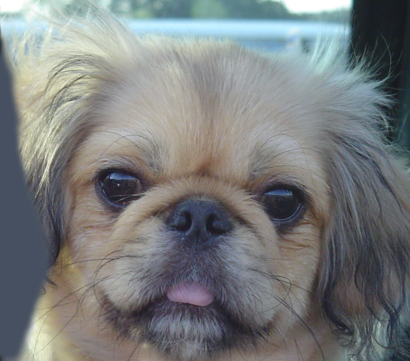
//> input picture test_picture/dog.bmp, 410 x 361 px
$ ./edge_detection   (built with g++ and OpenCV 4)
//> lines starting //> are read from the running program, lines starting //| are printed output that depends on the picture
#include <iostream>
#include <opencv2/core.hpp>
#include <opencv2/highgui.hpp>
#include <opencv2/imgproc.hpp>
#include "math.h"
#include <queue>

using namespace std;
using namespace cv;

#define k_size 3//卷积核大小
#define sigma 1//sigma越大，平滑效果越明显

class node {
public:
	int x;
	int y;
	node(int x, int y) {
		this->x = x;
		this->y = y;
	}
	node()
	{
		this->x = 0;
		this->y = 0;
	}
};

int high_threshold = 100;
int low_threshold = 0;
const double PI = 4.0*atan(1.0);//π
double gaus[k_size][k_size];

Mat val, edge, dst, area;

bool Max(uchar x, uchar a, uchar b)
{
	//考虑是否可以等
	if ((double)x >= (double)a && (double)x >= (double)b)
		return true;
	return false;
}

void GetgaussianKernel()
{
	int center = k_size / 2;
	double sum = 0;

	for (int i = 0; i < k_size; i++)
	{
		for (int j = 0; j < k_size; j++)
		{
			gaus[i][j] = exp(-((i - center)*(i - center) + (j - center)*(j - center)) / (2 * sigma*sigma));
			sum += gaus[i][j];
		}
	}
	for (int i = 0; i < k_size; i++)
		for (int j = 0; j < k_size; j++)
			gaus[i][j] /= sum;
}

Mat GaussianFilter(Mat src)
{
	Mat dst;
	GetgaussianKernel();//生成高斯卷积核矩阵
	Mat gaus_kern = Mat(k_size, k_size, CV_64F, gaus);
	filter2D(src, dst, src.depth(), gaus_kern);
	//namedWindow("gaussian_filter", WINDOW_AUTOSIZE);
	//imshow("gaussian_filter", dst);
	return dst;
}

//计算梯度值和梯度方向
void SobelFilter(Mat src, Mat &dir)
{
	Mat gx, gy;
	//转换成double
	src.convertTo(src, CV_64F);
	Sobel(src, gx, src.depth(), 1, 0, 3);
	Sobel(src, gy, src.depth(), 0, 1, 3);
	gx.convertTo(gx, CV_64F);
	gy.convertTo(gy, CV_64F);

	magnitude(gx, gy, val);
	val.convertTo(val, CV_8U);
	int row = src.rows;
	int col = src.cols;

	//默认返回的是弧度制，换算成角度制
	for (int i = 0; i < row; i++)
		for (int j = 0; j < col; j++)
			dir.at<double>(i, j) = atan2(gy.at<double>(i, j), gx.at<double>(i, j)) * 180 / PI;
}

//val不符合要求的值置为0
void NonMaxSuppression(Mat dir)
{
	//原图片扩展0，否则后面循环矩阵越界
	copyMakeBorder(val, val, 1, 1, 1, 1, BorderTypes::BORDER_CONSTANT);
	copyMakeBorder(dir, dir, 1, 1, 1, 1, BorderTypes::BORDER_CONSTANT);
	int row = val.rows;
	int col = val.cols;

	for (int i = 1; i < row - 1; i++)
	{
		for (int j = 1; j < col - 1; j++)
		{
			if ((dir.at<double>(i, j) >= -22.5 && dir.at<double>(i, j) < 22.5)
				| (dir.at<double>(i, j) >= 157.5 && dir.at<double>(i, j) <= 180)
				| (dir.at<double>(i, j) < -157.5))
			{
				if (!Max(val.at<uchar>(i, j), val.at<uchar>(i + 1, j), val.at<uchar>(i - 1, j)))
					val.at<uchar>(i, j) = 0;
			}
			else if ((dir.at<double>(i, j) >= 22.5 && dir.at<double>(i, j) < 67.5)
				| (dir.at<double>(i, j) >= -157.5 && dir.at<double>(i, j) < -112.5))
			{
				if (!Max(val.at<uchar>(i, j), val.at<uchar>(i + 1, j + 1), val.at<uchar>(i - 1, j - 1)))
					val.at<uchar>(i, j) = 0;
			}
			else if ((dir.at<double>(i, j) >= 67.5 && dir.at<double>(i, j) < 112.5)
				| (dir.at<double>(i, j) >= -112.5 && dir.at<double>(i, j) < -67.5))
			{
				if (!Max(val.at<uchar>(i, j), val.at<uchar>(i, j + 1), val.at<uchar>(i, j - 1)))
					val.at<uchar>(i, j) = 0;
			}
			else if ((dir.at<double>(i, j) >= 112.5 && dir.at<double>(i, j) < 157.5)
				| (dir.at<double>(i, j) >= -67.5 && dir.at<double>(i, j) < -22.5))
			{
				if (!Max(val.at<uchar>(i, j), val.at<uchar>(i - 1, j + 1), val.at<uchar>(i + 1, j - 1)))
					val.at<uchar>(i, j) = 0;
			}
		}
	}
}

void bfs(Mat &in, node current)
{
	queue<node> q;
	int x, y;
	int row = in.rows;
	int col = in.cols;
	q.push(current);
	while (!q.empty())
	{
		current = (q.front());
		x = current.x;
		y = current.y;
		area.at<uchar>(x, y) = 2;
		if (x - 1 >= 0)
		{
			if (area.at<uchar>(x - 1, y) == 1 && in.at<uchar>(x - 1, y) == 0)
			{
				q.push(node(x - 1, y));
				in.at<uchar>(x - 1, y) = 1;
			}
		}
		if (x + 1 < row)
		{
			if (area.at<uchar>(x + 1, y) == 1 && in.at<uchar>(x + 1, y) == 0)
			{
				q.push(node(x + 1, y));
				in.at<uchar>(x + 1, y) = 1;
			}
		}
		if (y - 1 >= 0)
		{
			if (area.at<uchar>(x, y - 1) == 1 && in.at<uchar>(x, y - 1) == 0)
			{
				q.push(node(x, y - 1));
				in.at<uchar>(x, y - 1) = 1;
			}
		}
		if (y + 1 < col)
		{
			if (area.at<uchar>(x, y + 1) == 1 && in.at<uchar>(x, y + 1) == 0)
			{
				q.push(node(x, y + 1));
				in.at<uchar>(x, y + 1) = 1;
			}
		}
		if (x + 1 < row &&y + 1 < col)
		{
			if (area.at<uchar>(x + 1, y + 1) == 1 && in.at<uchar>(x + 1, y + 1) == 0)
			{
				q.push(node(x + 1, y + 1));
				in.at<uchar>(x + 1, y + 1) = 1;
			}
		}
		if (x - 1 >= 0 && y + 1 < col)
		{
			if (area.at<uchar>(x - 1, y + 1) == 1 && in.at<uchar>(x - 1, y + 1) == 0)
			{
				q.push(node(x - 1, y + 1));
				in.at<uchar>(x - 1, y + 1) = 1;
			}
		}
		if (x - 1 >= 0 && y - 1 >= 0)
		{
			if (area.at<uchar>(x - 1, y - 1) == 1 && in.at<uchar>(x - 1, y - 1) == 0)
			{
				q.push(node(x - 1, y - 1));
				in.at<uchar>(x - 1, y - 1) = 1;
			}
		}
		if (x + 1 < row && y + 1 < col)
		{
			if (area.at<uchar>(x + 1, y + 1) == 1 && in.at<uchar>(x + 1, y + 1) == 0)
			{
				q.push(node(x + 1, y + 1));
				in.at<uchar>(x - 1, y + 1) = 1;
			}
		}
		q.pop();
	}
}

void ThresholdDetection(int, void*)
{
	high_threshold = low_threshold * 3;
	dst = val.clone();
	area = edge.clone();
	int row = val.rows;
	int col = val.cols;

	//确定一定是边的
	for (int i = 0; i < row; i++)
	{
		for (int j = 0; j < col; j++)
		{
			if (val.at<uchar>(i, j) >= high_threshold)
				area.at<uchar>(i, j) = 2;//一定是边
			else if (val.at<uchar>(i, j) < low_threshold)
				area.at<uchar>(i, j) = 0;//一定不是边
			else
				area.at<uchar>(i, j) = 1;//可能是边的
		}
	}

	//避免重复进入队列,做标记
	Mat in(row, col, CV_8U, Scalar::all(0));
	node current;
	for (int i = 0; i < row; i++)
	{
		for (int j = 0; j < col; j++)
		{
			if (area.at<uchar>(i, j) == 2 && in.at<uchar>(i, j) == 0)
			{
				current = node(i, j);
				bfs(in, current);
			}
		}
	}

	//最后确定边缘
	for (int i = 0; i < row; i++)
	{
		for (int j = 0; j < col; j++)
		{
			if (area.at<uchar>(i, j) == 0 || area.at<uchar>(i, j) == 1)
				dst.at<uchar>(i, j) = 0;
		}
	}
	imshow("edge_detection", dst);
}

int main()
{
	Mat src = imread("dog.bmp");
//> src is the input picture: 361 rows x 410 cols, CV_8UC3; mean B, G, R 125, 124.5, 121.2
	//判断图像是否加载成功
	if (src.data)
		cout << "图像加载成功!" << endl;
	else
	{
		cout << "图像加载失败!" << endl;
		system("pause");
		return -1;
	}

	Mat src_gray, src_low;

	//灰度处理，高斯滤波
	cvtColor(src, src_gray, COLOR_BGR2GRAY);
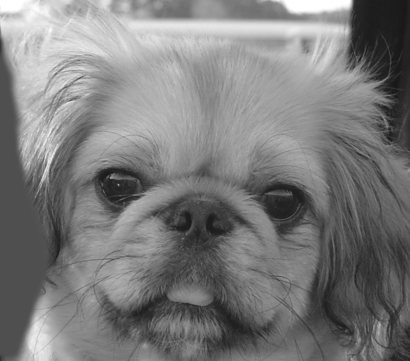
//> src_gray: 361 rows x 410 cols, CV_8UC1; min 23, max 255, mean 123.6
	src_low = GaussianFilter(src_gray);

	//Sobel算子计算梯度
	val = src_low.clone();
	Mat dir(src_low.rows, src_low.cols, CV_64F);
	SobelFilter(src_low, dir);
//> in SobelFilter, `Sobel(src, gx, src.depth(), 1, 0, 3);`:
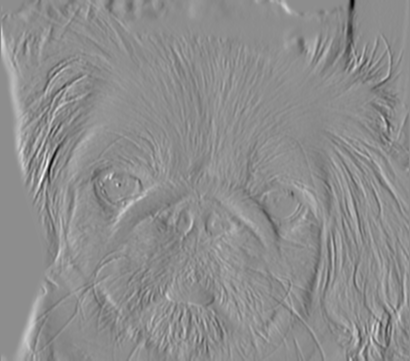
//> gx: 361 rows x 410 cols, CV_64FC1; min -374, max 298, mean -0.5; drawn with min black and max white
//> in SobelFilter, `Sobel(src, gy, src.depth(), 0, 1, 3);`:
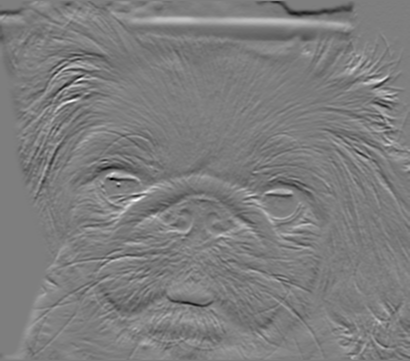
//> gy: 361 rows x 410 cols, CV_64FC1; min -280, max 286, mean -1; drawn with min black and max white
//> after the loop in SobelFilter, `for (int i = 0; i < row; i++)`:
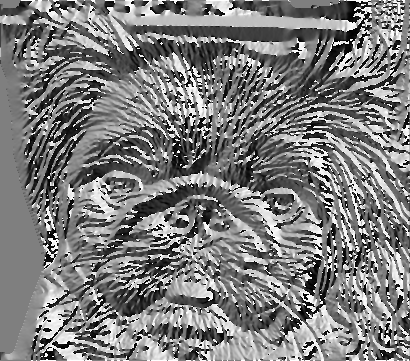
//> dir: 361 rows x 410 cols, CV_64FC1; min -179.5, max 180, mean -2.7; drawn with min black and max white
	//namedWindow("sobel", WINDOW_AUTOSIZE);
	//imshow("sobel", val);

	//非极大值抑制
	NonMaxSuppression(dir);
//> in NonMaxSuppression, `copyMakeBorder(val, val, 1, 1, 1, 1, BorderTypes::BORDER_CONSTANT);`:
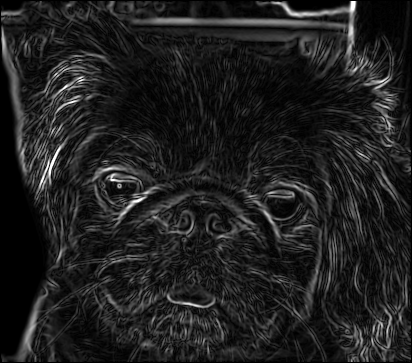
//> val: 363 rows x 412 cols, CV_8UC1; min 0, max 255, mean 31.7
//> in NonMaxSuppression, `copyMakeBorder(dir, dir, 1, 1, 1, 1, BorderTypes::BORDER_CONSTANT);`:
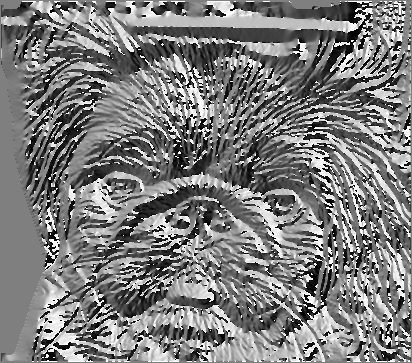
//> dir: 363 rows x 412 cols, CV_64FC1; min -179.5, max 180, mean -2.6; drawn with min black and max white
//> after the loop in NonMaxSuppression, `for (int i = 1; i < row - 1; i++)`:
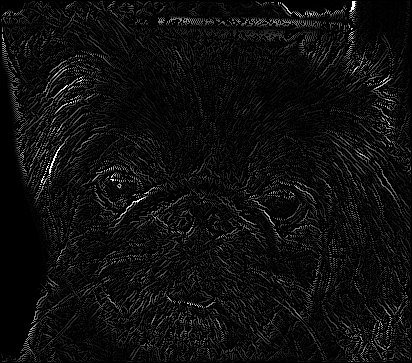
//> val: 363 rows x 412 cols, CV_8UC1; min 0, max 255, mean 13.2
	//namedWindow("NMS", WINDOW_AUTOSIZE);
	//imshow("NMS", val);

	//双阈值检测
	edge = val.clone();
	ThresholdDetection(0, 0);
//> after the loop in ThresholdDetection, `for (int i = 0; i < row; i++)`: area: 363 rows x 412 cols, CV_8UC1; every value is 2
//> after the loop in ThresholdDetection, `for (int i = 0; i < row; i++)`: in: 363 rows x 412 cols, CV_8UC1; every value is 0

	namedWindow("edge_detection", WINDOW_AUTOSIZE);
	//建立滑杆获取低阈值输入
	createTrackbar("Min Threshold:", "edge_detection", &low_threshold, 100, ThresholdDetection);

	waitKey(0);
	return 0;
}

$ run again, with test_picture/cat.bmp copied over test_picture/dog.bmp
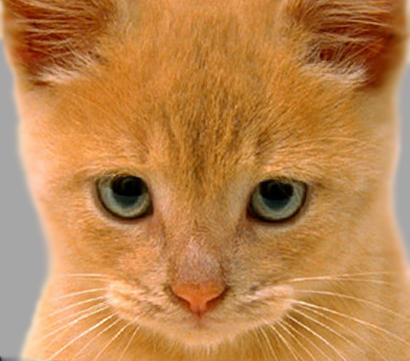
//> input picture test_picture/cat.bmp, 410 x 361 px
//> src is the input picture: 361 rows x 410 cols, CV_8UC3; mean B, G, R 77.1, 132.5, 188.3
//> src: 361 rows x 410 cols, CV_64FC1
//> after the loop in SobelFilter, `for (int i = 0; i < row; i++)`:
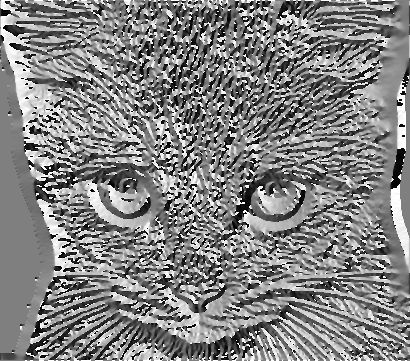
//> dir: 361 rows x 410 cols, CV_64FC1; min -179.7, max 180, mean 5.1; drawn with min black and max white
//> after the loop in NonMaxSuppression, `for (int i = 1; i < row - 1; i++)`:
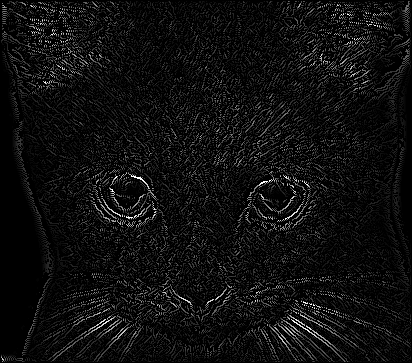
//> val: 363 rows x 412 cols, CV_8UC1; min 0, max 255, mean 15.2

$ run again, with test_picture/3.png saved as test_picture/dog.bmp
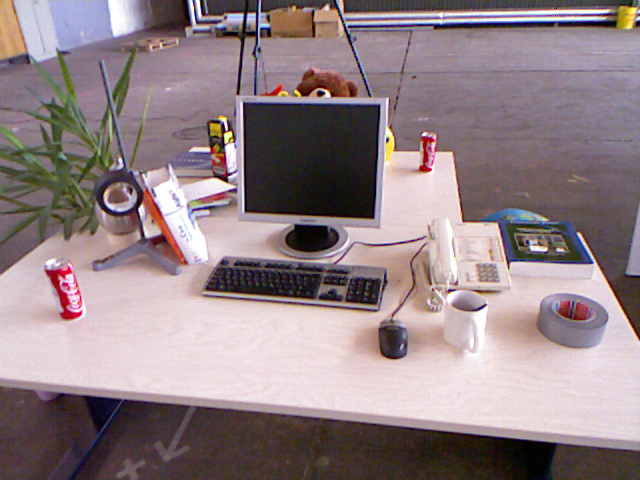
//> input picture test_picture/3.png, 640 x 480 px
//> src is the input picture: 480 rows x 640 cols, CV_8UC3; mean B, G, R 133.9, 129.9, 146.3
//> src: 480 rows x 640 cols, CV_64FC1
//> after the loop in SobelFilter, `for (int i = 0; i < row; i++)`:
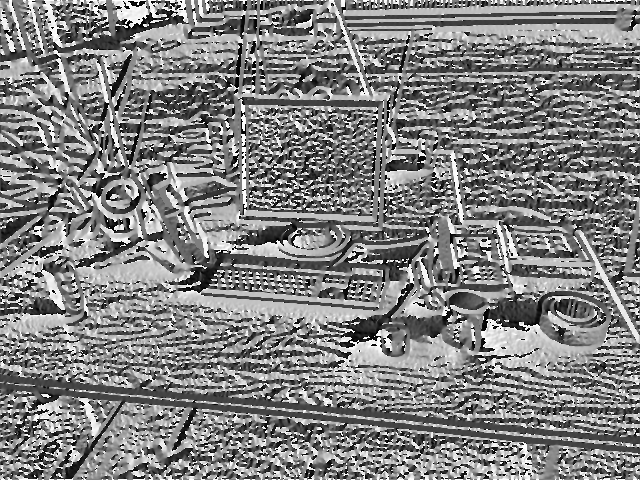
//> dir: 480 rows x 640 cols, CV_64FC1; min -179.9, max 180, mean 2.8; drawn with min black and max white
//> after the loop in NonMaxSuppression, `for (int i = 1; i < row - 1; i++)`:
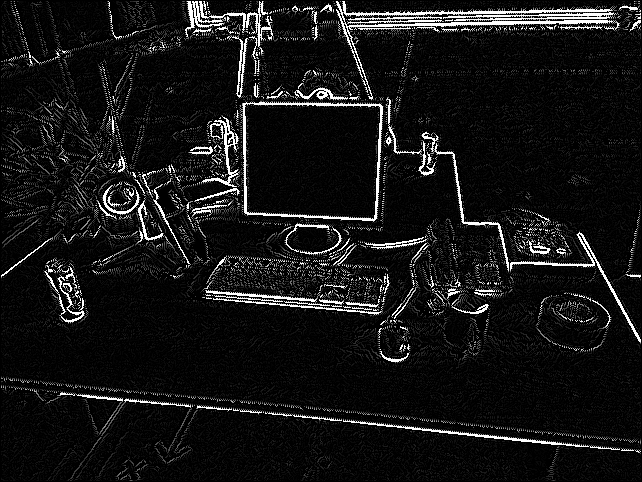
//> val: 482 rows x 642 cols, CV_8UC1; min 0, max 255, mean 20.9

$ run again, with test_picture/4.png saved as test_picture/dog.bmp
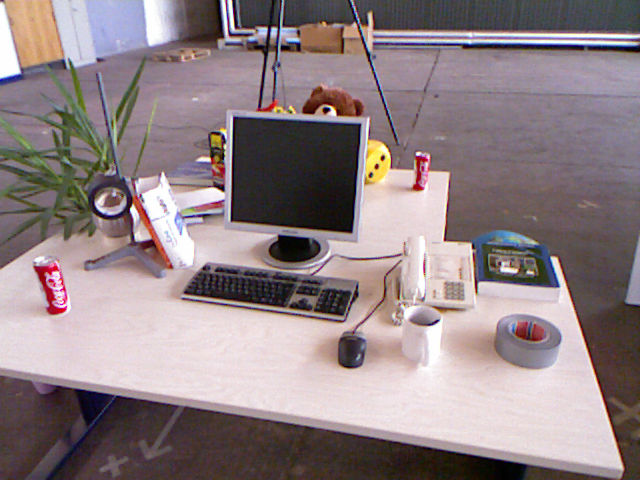
//> input picture test_picture/4.png, 640 x 480 px
//> src is the input picture: 480 rows x 640 cols, CV_8UC3; mean B, G, R 133.1, 129.9, 144.4
//> src: 480 rows x 640 cols, CV_64FC1
//> after the loop in NonMaxSuppression, `for (int i = 1; i < row - 1; i++)`:
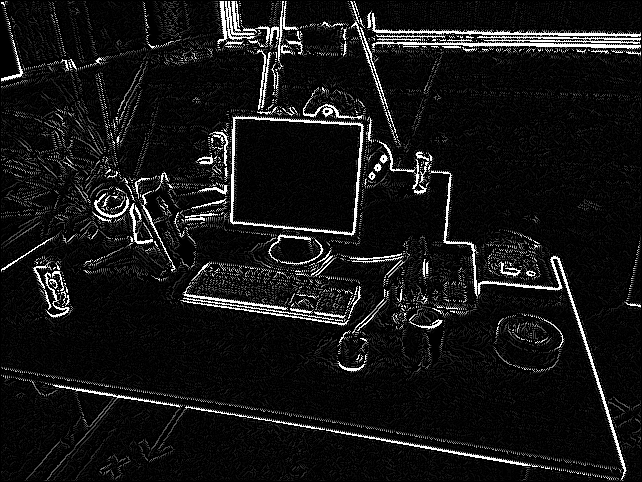
//> val: 482 rows x 642 cols, CV_8UC1; min 0, max 255, mean 20.6
